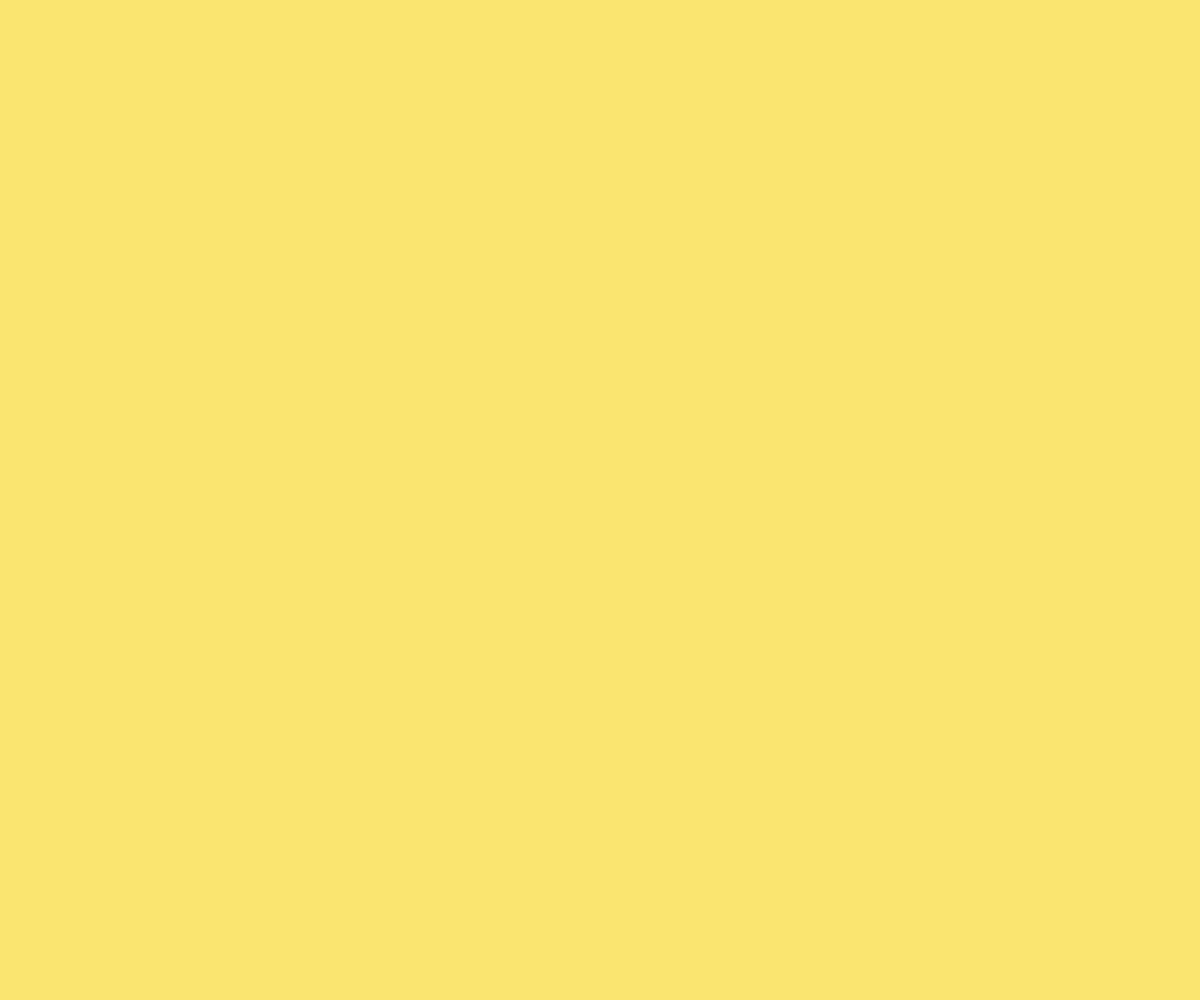
Frame 1 (no input)
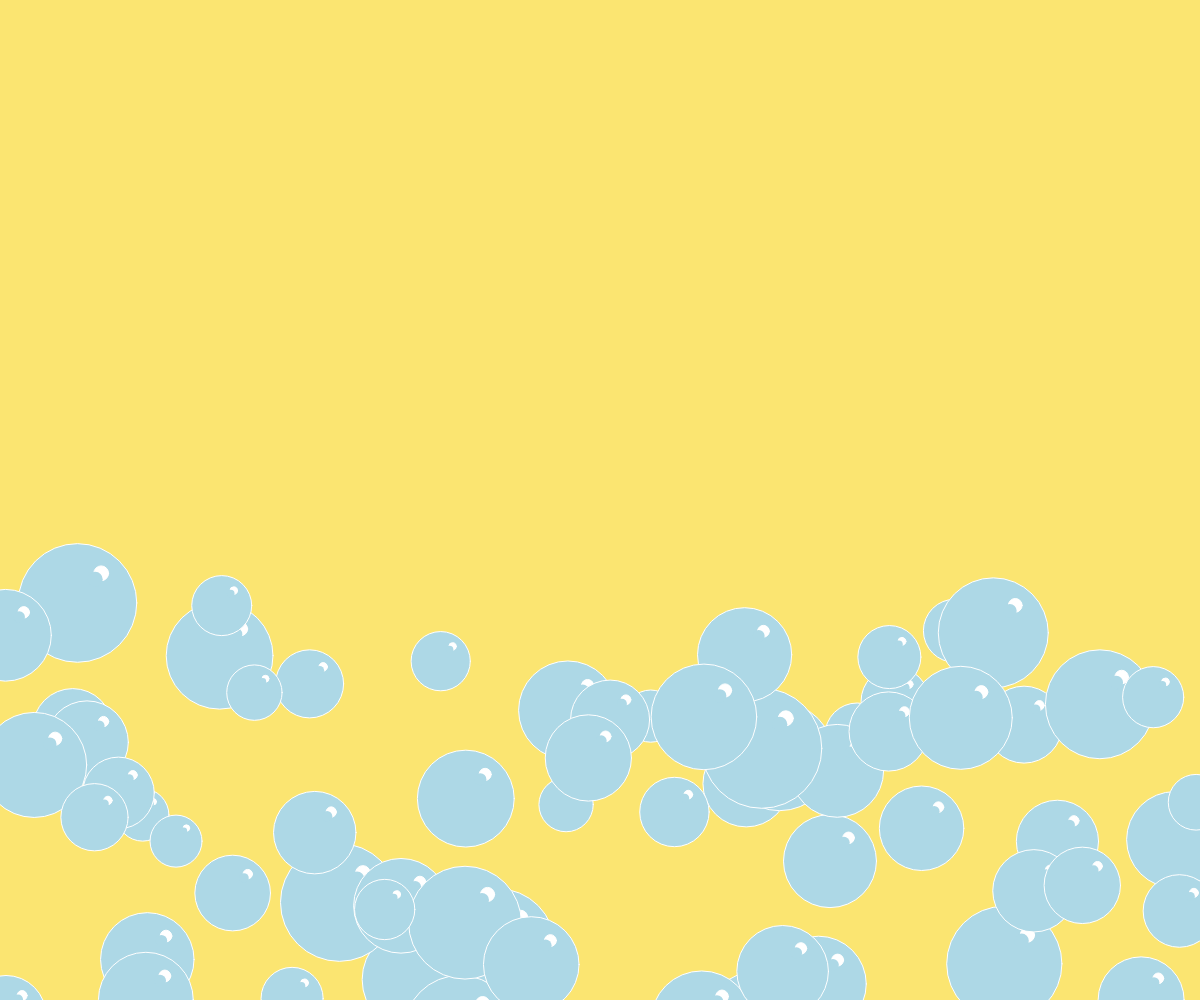
Frame 60 (no input)
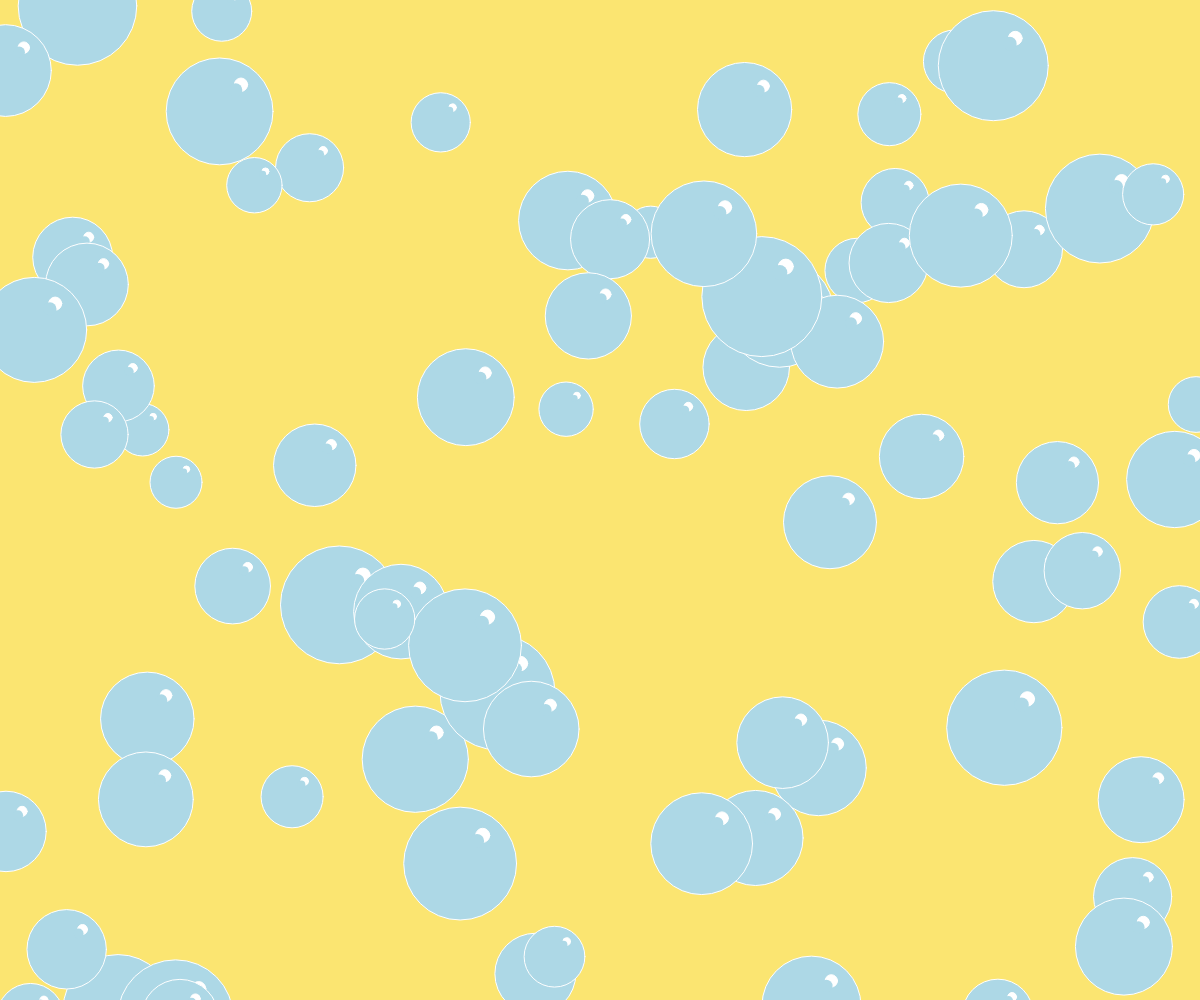
Frame 120 (the mouse pressed at the canvas centre since frame 60)

The p5.js sketch that drew these frames (run headless with seeded random() and noise() and a simulated clock; from frame 60 on, the mouse is pressed at the canvas centre):

// p5.js sketch
// ── sketch.js
var bubbles = [],
    totalBubbles = 80;

var backgroundColor = '#FBE571';

function setup() {
    createCanvas(window.innerWidth, window.innerHeight);
    background(backgroundColor);

    for (var i = 0; i < totalBubbles; i++) {
        bubbles.push({
            x: random(0, width),
            y: height + 200,
            diameter: random(50, 120),
            speed: random(1, 10),
            offset: 0,
            textOpacity: 1
        });
    }
}

function draw() {
    background(backgroundColor);
    drawBubble();
}

function drawBubble() {

    bubbles.forEach(function (bubble) {
        if (bubble.offset > height + 400) {
            bubble.offset = 0;
        }

        bubble.offset = bubble.offset + bubble.speed;

        if (bubble.popped) {
            fill('rgba(0, 0, 0, ' + bubble.textOpacity + ')');
            textSize(24);
            textAlign(CENTER);
            text('*pop*', bubble.x, bubble.y - bubble.offset);

            if (bubble.textOpacity > 0.01) {
                bubble.textOpacity = bubble.textOpacity - 0.01;
            } else {
                bubble.textOpacity = 0;
            }
        } else {
            // Draw bubble.
            fill('lightblue');
            stroke('white');
            strokeWeight(1);
            ellipse(bubble.x, bubble.y - bubble.offset, bubble.diameter, bubble.diameter);

            // Draw shine.
            fill('white');
            ellipse(
                bubble.x + (bubble.diameter * 0.2),
                bubble.y - (bubble.diameter * 0.25) - bubble.offset,
                bubble.diameter / 8,
                bubble.diameter / 8
            );

            fill('lightblue');
            noStroke();
            ellipse(
                bubble.x + (bubble.diameter * 0.15),
                bubble.y - (bubble.diameter * 0.2) - bubble.offset,
                bubble.diameter / 8,
                bubble.diameter / 8
            );
        }
    });
}

function wasClickInsideBubble(bubble) {
    var bubbleRadius = bubble.diameter / 2;

    if (
        (mouseX > bubble.x - bubbleRadius) &&
        (mouseX < bubble.x + bubbleRadius) &&
        (mouseY > bubble.y - bubble.offset - bubbleRadius) &&
        (mouseY < bubble.y - bubble.offset + bubbleRadius)
    ) {
        return true;
    } else {
        return false;
    }
}

function mouseClicked() {
    bubbles.forEach(function (bubble) {
        if (wasClickInsideBubble(bubble)) {
            bubble.popped = true;
        }
    });
}
